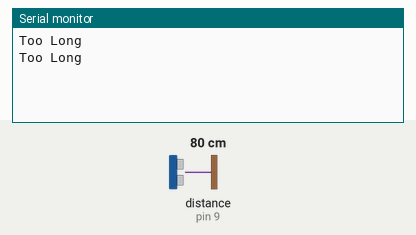
Simulated run of this sketch. Board: Arduino Uno, built with avr-gcc and run on an emulated ATmega328P. Shown: the last lines printed to the serial monitor. Inputs (shaded band) come from the test bench; at power-on: distance to the obstacle (sensor on pin 9) 80 cm. The echo pulse lasts 58.3 µs per cm.

Above: at 1.8 s.
1.9 s: distance to the obstacle (sensor on pin 9) set to 18 cm
At 2.7 s:
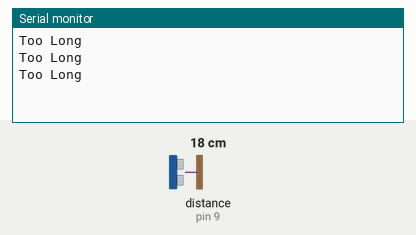
3.4 s: distance to the obstacle (sensor on pin 9) set to 15 cm
At 4.3 s:
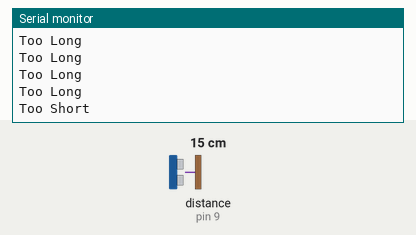

Measured:
- the behaviour switches between 17 and 16 cm on distance to the obstacle (sensor on pin 9) (found by bisection; images 1 and 2)
- after the input at 3.4 s, the serial monitor: prints a new line after 0.62 s (image 2)

The sketch:

ultrasonic-ranging-sensor-hc-sr04.ino
```cpp
#include <Ultrasonic.h>

int distance;
Ultrasonic ultraSonic(8, 9);  // Trig PIN, Echo PIN

void setup()
{
  Serial.begin(9600);
}

void loop()
{
    distance = ultraSonic.Ranging(CM);
    if (distance >= 17) {
      Serial.println("Too Long");
    } else {
      Serial.println("Too Short");
    }
    delay(1000);
}
```
